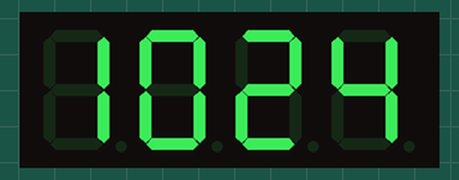
The sketch below on a simulated Arduino Uno, built with avr-gcc and run on an emulated ATmega328P. Parts: 4-digit seven-segment display. The local clock reads 2024-03-15 10:24:30 at power-on unless the sketch sets it.

Above: at 0.1 s.
At 90.1 s:
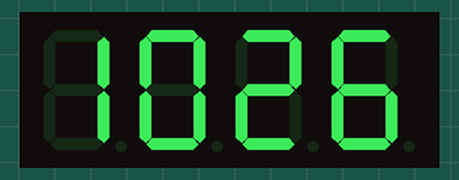

The sketch:

TimeAndShowv2.ino
```cpp
#include <DS3231.h>
#include <SevSeg.h>

      /*prototypes*/
int getTimeInt();
void printSevSeg(int tim);

        //FOR TIME
  int tim;

  Time t;

// Init the DS3231 using the hardware interface
  DS3231  rtc(SDA, SCL);

        //SEVEN SEGMENT DISPLAY
  SevSeg sevseg;

void setup()
{
        /*SETTING CLOCK*/

  // Setup Serial connection
  //Serial.begin(9600);

  // Initialize the rtc object
  rtc.begin();

  //Set on first run then add comments on secund run
  //rtc.setTime(13, 42, 40);

        /*SETTING SEVEN SEGMENT DISPLAY*/

  byte numDigits = 4;

 //4 digits settup
 byte digitPins[] = {13, 12, 11, 10};

  //7 segment display settup
  byte segmentPins[] = {2, 3, 4, 5, 6, 7, 8, 9};

  bool resistorsOnSegments = false; // 'false' means resistors are on digit pins
  byte hardwareConfig = COMMON_CATHODE; // See README.md for options
  bool updateWithDelays = false; // Default 'false' is Recommended
  bool leadingZeros = true; // Use 'true' if you'd like to keep the leading zeros
  bool disableDecPoint = true; // Use 'true' if your decimal point doesn't exist or isn't connected

  //sevseg.begin(COMMON_CATHODE, numDigits, digitPins, segmentPins);

  sevseg.begin(hardwareConfig, numDigits, digitPins, segmentPins, resistorsOnSegments,
  updateWithDelays, leadingZeros, disableDecPoint);

  sevseg.setBrightness(90);

}

void loop()
{
  //geth the time in integer
  tim = getTimeInt();

  //Only for testing
  //Serial.println(tim);

  //Sending time to seven segment display
  printSevSeg(tim);

  //delay 1s
  //delay(1000);

}
//Geting time from RTC then calculating it and sending it to main
int getTimeInt(){
  t = rtc.getTime();
  int tim;
  int a = t.hour;
  int b = t.min;

  tim = a * 100 + b;

  return tim;
}
//Geting time from main then setting it on display
void printSevSeg(int tim){

  sevseg.setNumber(tim);

  sevseg.refreshDisplay();
}
```
